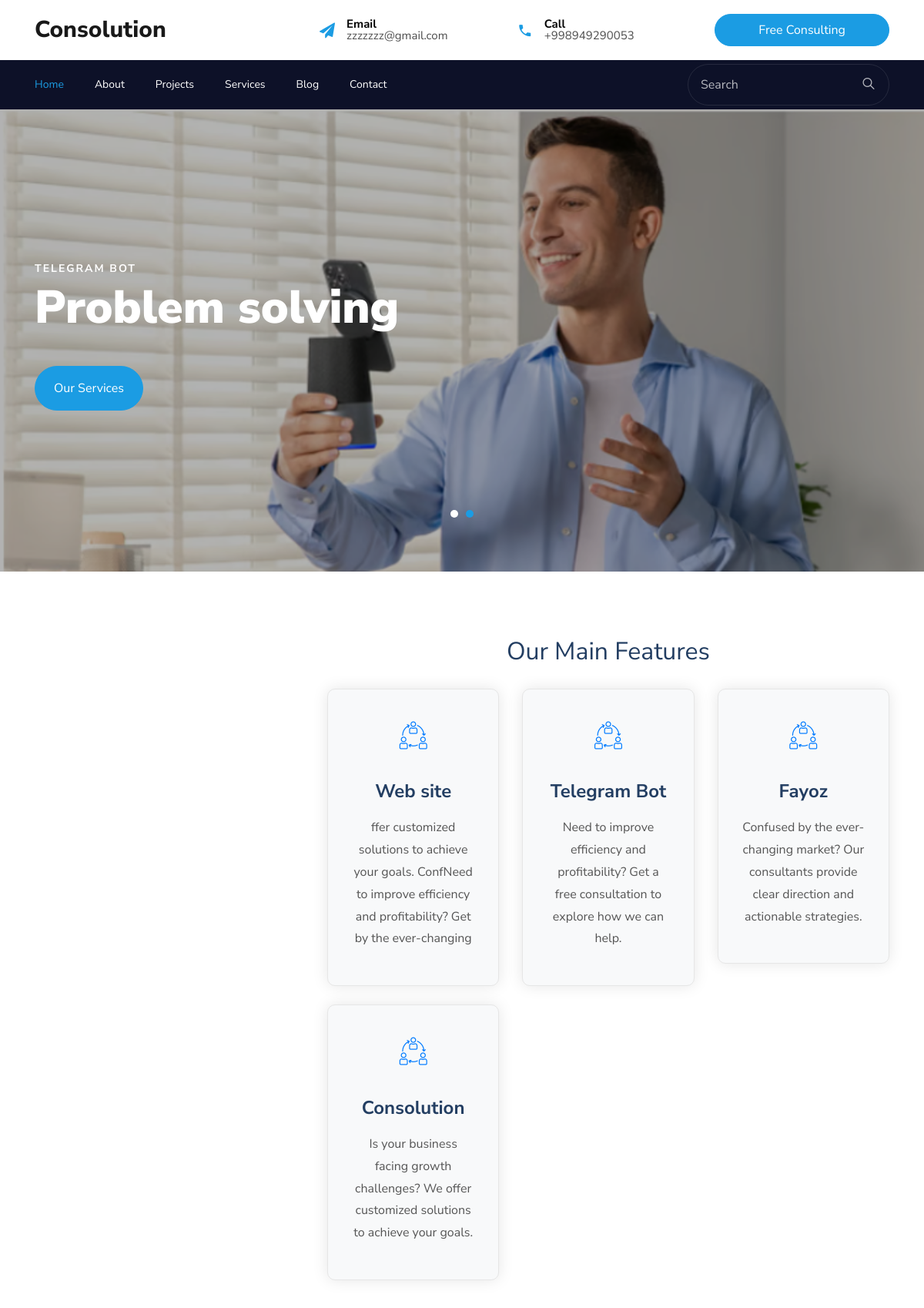
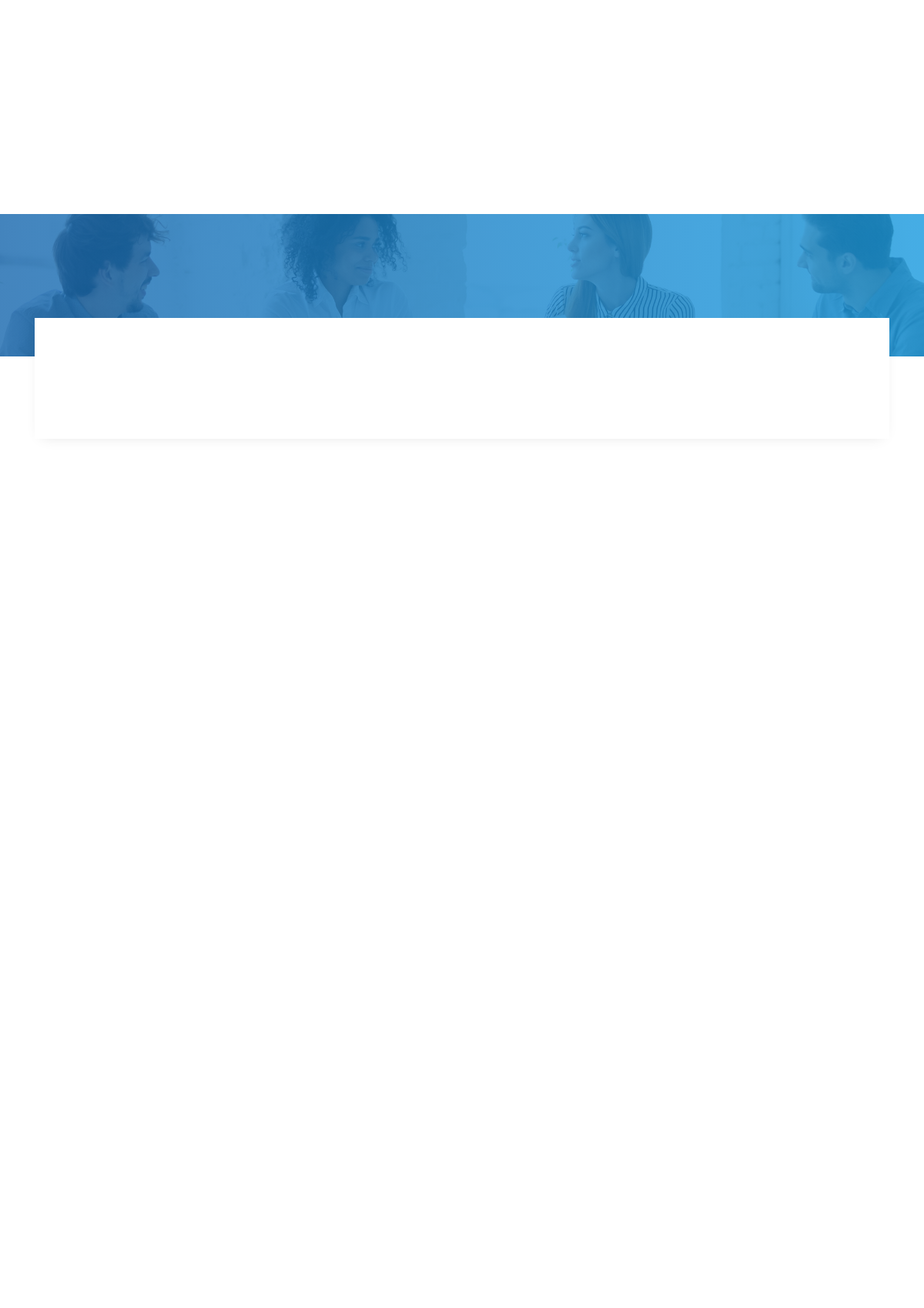
The page / (upper part) on the database its author committed (2 pictures, top to bottom).
### app/models.py (models this page shows)
class Contact_info(models.Model):
    location = models.CharField(max_length=500, default='UZB')
    name = models.CharField(max_length=100)
    email = models.EmailField()
    number = models.CharField(max_length=100)

class Picture(models.Model):
    image = models.ImageField(upload_to='picture/')
    name = models.CharField(max_length=100)
    title = models.CharField(max_length=100)

class Offer(models.Model):
    icon = models.CharField(max_length=100)
    name = models.CharField(max_length=100)
    discription = models.TextField()

### app/views.py (the view, shortened to what this page needs)
# urls.py: path('',home, name='home'),
def home(request):
    contact_info = Contact_info.objects.last()
    picture = Picture.objects.all()
    about = About.objects.last()
    offer = Offer.objects.all()
    result = Result.objects.last()
    servies = Servies.objects.all()
    project = Projcet.objects.all()
    blogs = Blog.objects.all()
    feedback = Feedback.objects.all()
    if request.method == "POST":
        print(request.POST)
    P = Paginator(blogs, 2)
    page_number = request.GET.get('page')
    try:
        page_obj = P.get_page(page_number)
    except PageNotAnInteger :
        page_obj = P.page(1)
    except EmptyPage:
        page_obj = P.page(P.num_pages)
    return render(request, 'index.html', { 'contact_info':contact_info,
                                          'picture': picture,
                                          'about':about,
                                          'offer': offer,
                                          'result':result,
                                          'servies':servies,
                                          'project':project,
                                          'blogs': page_obj,
                                          'feedback': feedback
                                            })

### template/index.html (shortened to what this page needs)
{% load static %}
{% load bootstrap5 %}
{% block content %}
<!DOCTYPE html>
<html lang="en">
  <head>
    <link rel="stylesheet" href="{% static 'css/open-iconic-bootstrap.min.css' %}">
    <link rel="stylesheet" href="{% static 'css/animate.css' %}">
    <link rel="stylesheet" href="{% static 'css/owl.carousel.min.css' %}">
    <link rel="stylesheet" href="{% static 'css/owl.theme.default.min.css' %}">
    <link rel="stylesheet" href="{% static 'css/magnific-popup.css' %}">
    <link rel="stylesheet" href="{% static 'css/aos.css' %}">
    <link rel="stylesheet" href="{% static 'css/ionicons.min.css' %}">
    <link rel="stylesheet" href="{% static 'css/flaticon.css' %}">
    <link rel="stylesheet" href="{% static 'css/icomoon.css' %}">
    <link rel="stylesheet" href="{% static 'css/style.css' %}">
  </head>
  <body>
	  <div class="bg-top navbar-light">
    	<div class="container">
    		<div class="row no-gutters d-flex align-items-center align-items-stretch">
    			<div class="col-md-4 d-flex align-items-center py-4">
    				<a class="navbar-brand" href="index.html">{{contact_info.name}}</a>
    			</div>
	    		<div class="col-lg-8 d-block">
		    		<div class="row d-flex">
					    <div class="col-md d-flex topper align-items-center align-items-stretch py-md-4">
					    	<div class="icon d-flex justify-content-center align-items-center"><span class="icon-paper-plane"></span></div>
					    	<div class="text">
					    		<span>Email</span>
						    	<span>{{ contact_info.email }}</span>
						    </div>
					    </div>
					    <div class="col-md d-flex topper align-items-center align-items-stretch py-md-4">
					    	<div class="icon d-flex justify-content-center align-items-center"><span class="icon-phone2"></span></div>
						    <div class="text">
						    	<span>Call</span>
						    	<span>{{ contact_info.number }}</span>
						    </div>
					    </div>
					    <div class="col-md topper d-flex align-items-center justify-content-end">
					    	<p class="mb-0 d-block">
					    		<a href="{{ about.link }}" class="btn py-2 px-3 btn-primary">
					    			<span>Free Consulting</span>
					    		</a>
					    	</p>
					    </div>
				    </div>
			    </div>
		    </div>
		  </div>
    </div>
	  <nav class="navbar navbar-expand-lg navbar-dark bg-dark ftco-navbar-light" id="ftco-navbar">
	    <div class="container d-flex align-items-center">
	      <form action="" class="searchform order-lg-last", method="post">
          <div class="form-group d-flex">
            <input name="search"  type="text" class="form-control pl-3" placeholder="Search">
            <button type="submit" placeholder="" class="form-control search"><span class="ion-ios-search"></span></button>
          </div>
        </form>
	      <div class="collapse navbar-collapse" id="ftco-nav">
	        <ul class="navbar-nav mr-auto">
	        	<li class="nav-item active"><a href="{% url 'home' %}" class="nav-link pl-0">Home</a></li>
	        	<li class="nav-item"><a href="{% url 'about' %}" class="nav-link">About</a></li>
	        	<li class="nav-item"><a href="{% url 'project' %}" class="nav-link">Projects</a></li>
	        	<li class="nav-item"><a href="{% url 'servis' %}" class="nav-link">Services</a></li>
	        	<li class="nav-item"><a href="{% url 'blog' %}" class="nav-link">Blog</a></li>
	          <li class="nav-item"><a href="{% url 'contact' %}" class="nav-link">Contact</a></li>
	        </ul>
	      </div>
	    </div>
	  </nav>
	<section class="home-slider owl-carousel">
		{% for pictures in picture %}
		<div class="slider-item" style="background-image: url('{{ pictures.image.url }}');" >
			<div class="overlay"></div>
			<div class="container">
				<div class="row no-gutters slider-text align-items-center justify-content-start" data-scrollax-parent="true">
					<div class="col-md-7 ftco-animate">
						<span class="subheading">{{ pictures.name }}</span>
						<h1 class="mb-4">{{ pictures.title }}</h1>
						<p><a href="{{about.link}}" class="btn btn-primary px-4 py-3 mt-3">Our Services</a></p>
					</div>
				</div>
			</div>
		</div>
		{% endfor %}
	</section>
<section class="ftco-section main-features-section">
	<div class="container">
		<div class="row">
			<div class="col-lg-4">
				<div class="wrap-about align-items-stretch">
				</div>
			</div>
			<div class="col-lg-8">
				<h2 class="mb-4">Our Main Features</h2>
				<div class="row">
					{% for offers in offer %}
					<div class="col-lg-4 mb-4">
						<div class="offer-box">
							<div class="icon"><span class="{{ offers.icon }}"></span></div>
							<h3>{{ offers.name }}</h3>
							<p>{{ offers.discription }}</p>
						</div>
					</div>
					{% endfor %}
				</div>
			</div>
		</div>
	</div>
</section>
<section class="ftco-section boxes-section">
</section>
		<section class="ftco-intro ftco-no-pb img" style="background-image: url(static/images/bg_3.jpg);">
    	<div class="container">
    		<div class="row justify-content-center mb-5">
        </div>
    	</div>
    </section>
		<section class="ftco-counter" id="section-counter">
    	<div class="container">
    		<div class="row d-md-flex align-items-center justify-content-center">
    			<div class="wrapper">
    				<div class="row d-md-flex align-items-center">
	          </div>
          </div>
        </div>
    	</div>
    </section>
	<section class="ftco-section">
		<div class="container">
			<div class="row justify-content-center mb-5 pb-2">
			</div>
			<div class="row">
				{% for serviess in servies %}
				<div class="col-lg-4 d-flex">
				</div>
				{% endfor %}
			</div>
		</div>
	</section>
  </body>
</html>
{% endblock %}

### static/css/icomoon.css (style rules this page uses)
[class^="icon-"], [class*=" icon-"] { font-family: 'icomoon' !important; speak: none; font-style: normal; font-weight: normal; font-variant: normal; text-transform: none; line-height: 1; -webkit-font-smoothing: antialiased; -moz-osx-font-smoothing: grayscale; }
.icon-paper-plane:before { content: "\f1d8"; }
.icon-phone2:before { content: "\e0cd"; }

### rows shown on the page
Contact_info: name "Consolution", email "zzzzzzz@gmail.com", number "+998949290053"
Picture: image (picture), name "TELEGRAM BOT", title "Problem solving"
Offer: name "Web site", discription "ffer customized solutions to achieve your goals. ConfNeed to improve efficiency and profitability? Get by the ever-changing"
Offer: name "Telegram Bot", discription "Need to improve efficiency and profitability? Get a free consultation to explore how we can help."
Offer: name "Fayoz", discription "Confused by the ever-changing market? Our consultants provide clear direction and actionable strategies."
Offer: name "Consolution", discription "Is your business facing growth challenges? We offer customized solutions to achieve your goals."
